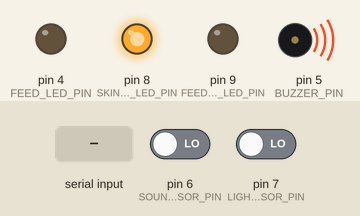
The sketch below on a simulated Arduino Uno, built with avr-gcc and run on an emulated ATmega328P. Shown: output pins drawn as LEDs (lit = HIGH), buzzer (waves = sounding, pin HIGH). The inputs (shaded band) are chosen by the test bench; at power-on: pin 6 (SOUND_SENSOR_PIN) LOW, pin 7 (LIGHT_SENSOR_PIN) LOW. The board resets itself during the run and starts again; what the sketch prints to the serial monitor is not drawn.

Above: at 1.2 s.
1.3 s: "r" received over Serial
At 1.9 s:
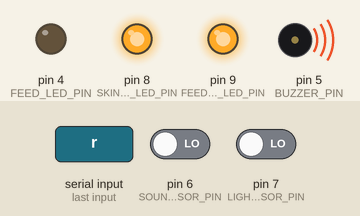
2.9 s: "l" received over Serial
At 3.15 s:
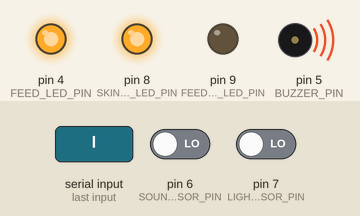
4.9 s: "b" received over Serial
At 5.0 s:
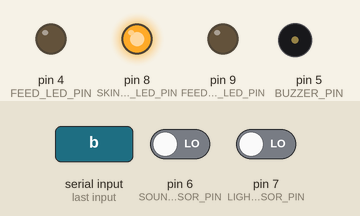
Timing chart, 0 to 7.9 s (numbered marks = the images above; inputs shaded):
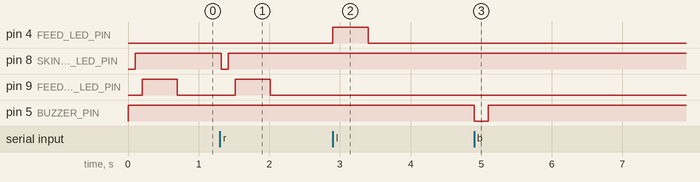

The sketch:

Skinner_box.ino
```cpp
#include "Arduino.h"
#include "event.h"
#include "key.h"
#include "pin.h"
#include "serial.h"
#include "Timer.h"
#include "key.h"


// PINのセットアップ
void pinsetup( void )
{
  pinMode(FEED_LED_PIN,OUTPUT);
  pinMode(LIGHT_SENSOR_PIN,INPUT);
  pinMode(SOUND_SENSOR_PIN,INPUT);
  pinMode(BUZZER_PIN,OUTPUT);
  pinMode(SKINNER_BOX_STATE_LED_PIN,OUTPUT);
  pinMode(FEED_GET_LED_PIN,OUTPUT);
  digitalWrite(BUZZER_PIN,HIGH);	 // BUZZERはLOWアクティブ
}


// 初期セットアップ
void setup( void )
{
  pinsetup();
  Serial_Init();
  Event_Init();
  Timer_Init();
}


void loop( void )
{
  Serial_Main();	// シリアル通信の管理
  Event_Main();	 // イベント処理の管理
  Key_Main();	   // 入力処理の管理
}
```

Timer.cpp
```cpp
#include "Arduino.h"
#include "MsTimer2.h"
#include "Timer.h"
#include "event.h"
#include "pin.h"

// タイマー関連
uint16_t gb_TM_buzzer;
uint16_t gb_TM_led;
uint16_t gb_TM_Key;
uint16_t gb_TM_Long_Key;

const uint16_t BUZZER_TIME	= 200;
const uint16_t LED_TIME	 	= 500;

boolean buzzer_timer_flg;
boolean led_timer_flg;

void Timer_1ms_Interrupt( void )
{
	// チャタリング
	if (gb_TM_Key > 0){
		gb_TM_Key -= 1;
	}
	if (gb_TM_Long_Key > 0){
		gb_TM_Long_Key -= 1;
	}

	// ブザー
	if ( buzzer_timer_flg ){
		gb_TM_buzzer += 1;
		if (gb_TM_buzzer >= BUZZER_TIME){
			gb_buzzer_event = EVT_OFF;
		}
	}

	// LED
	if ( led_timer_flg ){
		gb_TM_led += 1;
		if (gb_TM_led >= LED_TIME){
			gb_led_event = EVT_OFF;
		}
	}
}

void Timer_Buzzer_Start( void )
{
	gb_TM_buzzer = 0;
	buzzer_timer_flg = ON;
}

void Timer_Buzzer_Stop( void )
{
	gb_TM_buzzer = 0;
	buzzer_timer_flg = OFF;
}

void Timer_Led_Start( void )
{
	gb_TM_led = 0;
	led_timer_flg = ON;
}

void Timer_Led_Stop( void )
{
	gb_TM_led = 0;
	led_timer_flg = OFF;
}


void Timer_Init( void )
{
	gb_TM_buzzer	= 0;
	gb_TM_Key		= 0;
	gb_TM_Long_Key	= 0;
	gb_TM_led		= 0;
	buzzer_timer_flg = OFF;
	MsTimer2::set(1,Timer_1ms_Interrupt);
	MsTimer2::start();
}
```

Timer.h
```cpp
#ifndef TIMER_H
#define TIMER_H

extern uint16_t gb_TM_Key;
extern uint16_t gb_TM_Long_Key;

extern void Timer_Init( void );
extern void Timer_Buzzer_Start( void );
extern void Timer_Buzzer_Stop( void );
extern void Timer_Led_Start( void );
extern void Timer_Led_Stop( void );
#endif // TIMER_H
```

event.cpp
```cpp
#include "Arduino.h"
#include "event.h"
#include "pin.h"
#include "Timer.h"
#include "serial.h"

uint8_t gb_buzzer_event;
uint8_t gb_sound_event;
uint8_t gb_light_event;
uint8_t gb_led_event;

boolean gb_skinner_box_state;

void Event_Init( void ){
	// EvtChecker evtCheck = EvtChecker();
	gb_buzzer_event = EVT_NONE;
	gb_sound_event	= EVT_NONE;
	gb_light_event	= EVT_NONE;
	gb_led_event	= EVT_NONE;

	gb_skinner_box_state = OFF;
}

// void EvtChecker::soundcheck(){
// 	// if(sound_event == EVT_ON){
// 	// 	Led_switch(FEED_LED_PIN);
// 	// } else {
// 	// 	// Do Nothing
// 	// }
// }

static void evtBuzzerChk( void )
{
	if( gb_buzzer_event == EVT_ON){
		// analogWrite(BUZZER_PIN,50);
		digitalWrite(BUZZER_PIN,LOW);
		Timer_Buzzer_Start();
	} else if(gb_buzzer_event == EVT_OFF){
		analogWrite(BUZZER_PIN,255);
		Timer_Buzzer_Stop();
	}
	gb_buzzer_event = EVT_NONE;
}

static void evtLedChk( void )
{
	if( gb_led_event == EVT_ON){
		digitalWrite(FEED_LED_PIN,HIGH);
		Timer_Led_Start();
	} else if(gb_led_event == EVT_OFF){
		digitalWrite(FEED_LED_PIN,LOW);
		Timer_Led_Stop();
	}
	gb_led_event = EVT_NONE;
}


static void evtSoundChk( void )
{
	if (gb_sound_event == EVT_ON){

		gb_skinner_box_state = !gb_skinner_box_state;
		if (gb_skinner_box_state){
			digitalWrite(SKINNER_BOX_STATE_LED_PIN,HIGH);
		} else{
			digitalWrite(SKINNER_BOX_STATE_LED_PIN,LOW);
		}
		Serial_print_reward_state( gb_skinner_box_state,false );
	}
	gb_sound_event = EVT_NONE;
}

static void evtLightChk( void )
{
	if (gb_light_event == EVT_ON){

		if (gb_skinner_box_state){
			digitalWrite(FEED_GET_LED_PIN,HIGH);
			delay(500);
			digitalWrite(FEED_GET_LED_PIN,LOW);
			Serial_print_reward_state( gb_skinner_box_state,true );
		} else{
			Serial_print_reward_state( gb_skinner_box_state,false );
		}
	}
	gb_light_event = EVT_NONE;
}


void EvtHappenSound( uint8_t event )
{
	if( event != EVT_NONE ){
		if( (event == EVT_ON) || (event == EVT_ONOFF) ){
			gb_sound_event = EVT_ON;
		}
	}
}

void EvtHappenLight( uint8_t event )
{
	if( event != EVT_NONE ){
		if( (event == EVT_ON) || (event == EVT_ONOFF) ){
			gb_light_event = EVT_ON;
		}
	}
}


void Event_Main( void )
{
	// evtCheck.soundcheck();
	// evtCheck.lightcheck();
	evtBuzzerChk();
	evtSoundChk();
	evtLedChk();
	evtLightChk();
}
```

event.h
```cpp
#ifndef	EVENT_H
#define	EVENT_H
// Event状態
enum {
	EVT_NONE,
	EVT_ON,
	EVT_OFF,
	EVT_ONOFF,
};
enum {
	SOUND_SENSOR,
	LIGHT_SENSOR,
	SENSOR_NUM,
};

extern uint8_t gb_buzzer_event;
extern uint8_t gb_sound_event;
extern uint8_t gb_light_event;
extern uint8_t gb_led_event;

// class EvtChecker {
// 	public:
// 		EvtChecker();
// 		void soundcheck();
// 		void lightcheck();
// };

extern void Event_Main( void );
extern void Event_Init( void );
extern void EvtHappenSound( uint8_t event );
extern void EvtHappenLight( uint8_t light );
#endif	// EVENT_H
```

key.cpp
```cpp
#include "Arduino.h"
#include "key.h"
#include "event.h"
#include "Timer.h"
#include "pin.h"

const uint16_t KEY_CHAT_TIME		= 100;			// 通常チャタリングキャンセル時間
const uint16_t KEY_CHAT_LONG_TIME	= 50;			// 長押しチャタリングキャンセル時間
const uint16_t KEY_CHATTER_MASK		= 0x0007;		// チャタリング
static uint16_t lc_KeyBuf[SENSOR_NUM];
KeyStatus_t	gb_KeyStatus;
KeyEvt_t		gb_KeyEvt;

// 入力のチャタリング処理
static uint8_t keyChk(
	uint8_t		key_sts,		///< キー判定状態
	uint8_t		key_in, 		///< キー入力状態
	uint16_t	*chat_buf,		///< チャタリングバッファ
	uint16_t	chat_mask)		///< チャタリングマスク(キャンセル時間)
{
	uint8_t key_evt;

	*chat_buf <<= 1;
	if (key_in == LOW) {
		 *chat_buf |= 0x01;
	}

	key_evt = EVT_NONE;
	if (key_sts == OFF) {
		if ((*chat_buf & chat_mask) == chat_mask) {
			key_evt = EVT_ON;
		}
	} else {
		// OFF判定はすぐにするように変更
		if ( (*chat_buf & 0x01) == 0x00 ) {
			key_evt = EVT_OFF;
		}
	}

	return key_evt;
}


static void Key_Sound( void )
{
	uint8_t sound_evt;
	uint8_t sound_sts;

	sound_sts = digitalRead(SOUND_SENSOR_PIN);

	sound_evt = keyChk( sound_sts,
						gb_KeyStatus.sound,
						&lc_KeyBuf[SOUND_SENSOR],
						KEY_CHATTER_MASK);

	if( sound_evt == EVT_ON ){
		gb_KeyStatus.sound = ON;
	} else if (sound_evt == EVT_OFF) {
		gb_KeyStatus.sound = OFF;
		}

	if( sound_evt != EVT_NONE ){
		switch(gb_KeyEvt.sound) {
		case EVT_NONE:
			gb_KeyEvt.sound = sound_evt;
			break;
		case EVT_ON:
			// SW_ON情報を通知する前にOFF判定が行われた
			if (sound_evt == EVT_OFF) {
				gb_KeyEvt.sound = EVT_ONOFF;
			}
			break;
		case EVT_OFF:
			// SW OFF情報を通知する前にON判定が行われた
			if (sound_evt == EVT_ON) {
				gb_KeyEvt.sound = EVT_ONOFF;
			}
			break;
		default:
			break;
		}
		EvtHappenSound( gb_KeyEvt.sound );
		gb_KeyEvt.sound = EVT_NONE;			// イベントクリア
	}
}

static void Key_Light( void )
{
	uint8_t light_evt;
	uint8_t light_sts;

	light_sts = digitalRead(LIGHT_SENSOR_PIN);

	light_evt = keyChk( light_sts,
						gb_KeyStatus.light,
						&lc_KeyBuf[LIGHT_SENSOR],
						KEY_CHATTER_MASK);

	if( light_evt == EVT_ON ){
		gb_KeyStatus.light = ON;
	} else if (light_evt == EVT_OFF) {
		gb_KeyStatus.light = OFF;
		}

	if( light_evt != EVT_NONE ){
		switch(gb_KeyEvt.light) {
		case EVT_NONE:
			gb_KeyEvt.light = light_evt;
			break;
		case EVT_ON:
			// SW_ON情報を通知する前にOFF判定が行われた
			if (light_evt == EVT_OFF) {
				gb_KeyEvt.light = EVT_ONOFF;
			}
			break;
		case EVT_OFF:
			// SW OFF情報を通知する前にON判定が行われた
			if (light_evt == EVT_ON) {
				gb_KeyEvt.light = EVT_ONOFF;
			}
			break;
		default:
			break;
		}
		EvtHappenLight( gb_KeyEvt.light );
		gb_KeyEvt.light = EVT_NONE;			// イベントクリア
	}
}


void Key_Init( void )
{
	uint8_t i;

	gb_KeyStatus.sound	= ON;

	gb_KeyEvt.sound		= EVT_NONE;

	// キーチャタリングバッファの初期化
	for (i = 0; i < SENSOR_NUM; i++) {
		lc_KeyBuf[i]		= 0;
	}
}

void Key_Main( void )
{
	if (gb_TM_Key == 0) {
		Key_Light();
		gb_TM_Key = KEY_CHAT_TIME;
	}

	if (gb_TM_Long_Key == 0){
		Key_Sound();
		gb_TM_Long_Key = KEY_CHAT_LONG_TIME;
	}
}
```

key.h
```cpp
#ifndef	KEY_H
#define	KEY_H

// class Keychecker
// {

// 	public:
// 		Keychecker():
// }
typedef struct {
	uint16_t	sound	:1;
	uint16_t	light	:1;
} KeyStatus_t;

typedef struct {
	uint16_t	sound	:2;
	uint16_t	light	:2;
} KeyEvt_t;

extern KeyStatus_t	gb_KeyStatus;
extern KeyEvt_t		gb_KeyEvt;

extern void Key_Main( void );
#endif	// KEY_H
```

pin.h
```cpp
#ifndef PIN_H
#define PIN_H

// PIN番号の定義
const uint8_t FEED_LED_PIN 				= 4;
const uint8_t BUZZER_PIN				= 5;
const uint8_t SOUND_SENSOR_PIN			= 6;
const uint8_t LIGHT_SENSOR_PIN			= 7;
const uint8_t SKINNER_BOX_STATE_LED_PIN = 8;
const uint8_t FEED_GET_LED_PIN 			= 9;

#define OFF	(0)
#define ON	(1)

#endif // PIN_H
```

serial.cpp
```cpp
#include "Arduino.h"
#include "serial.h"
#include "pin.h"
#include "event.h"
#include "Timer.h"
#include "avr/wdt.h"

static void software_reset( void )
{
	wdt_disable();
	wdt_enable(WDTO_15MS);
	while (1) {}
}

void Serial_Init( void )
{
	Serial.begin(9600);
}

void Serial_print_reward_state( boolean box_state , boolean feed_get )
{
	Serial.print(box_state);
	Serial.print(feed_get);
}


void Serial_Main( void )
{
	int inputchar;

	inputchar = Serial.read();

	if (inputchar != -1){
		switch(inputchar){
		case 'l':
			gb_led_event	= EVT_ON;
			break;

		case 'b':
			gb_buzzer_event = EVT_ON;
			break;

		case 'r':
			// リスタートする。
			software_reset();
			break;
		}
	}
}
```

serial.h
```cpp
#ifndef SERIAL_H
#define SERIAL_H

extern void Serial_Init( void );
extern void Serial_Main( void );
extern void Serial_print_reward_state( boolean box_state , boolean feed_get );
#endif // SERIAL_H
```

Measured:
- after the input at 1.3 s, pin 8 (SKINNER_BOX_STATE_LED_PIN): HIGH → LOW at once, → HIGH 0.10 s later; pin 9 (FEED_GET_LED_PIN): LOW → HIGH after 0.22 s, → LOW 0.50 s later
- after the input at 2.9 s, pin 4 (FEED_LED_PIN): LOW → HIGH at once, → LOW 0.50 s later
- after the input at 4.9 s, pin 5 (BUZZER_PIN): HIGH → LOW at once, → HIGH 0.20 s later
